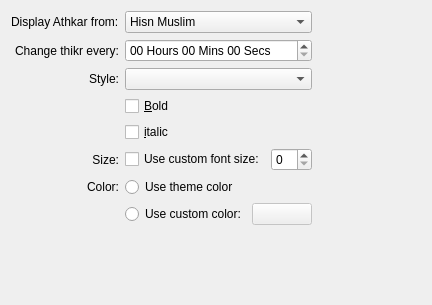
<?xml version="1.0" encoding="UTF-8"?>
<ui version="4.0">
 <class>ConfigForm</class>
 <widget class="QWidget" name="ConfigForm">
  <property name="geometry">
   <rect>
    <x>0</x>
    <y>0</y>
    <width>432</width>
    <height>305</height>
   </rect>
  </property>
  <property name="windowTitle">
   <string>Form</string>
  </property>
  <layout class="QGridLayout" name="gridLayout">
   <item row="0" column="0">
    <widget class="QLabel" name="m_sourceLabel">
     <property name="text">
      <string>Display Athkar from:</string>
     </property>
    </widget>
   </item>
   <item row="0" column="1" colspan="2">
    <widget class="QComboBox" name="m_sourceBox">
     <property name="currentIndex">
      <number>2</number>
     </property>
     <item>
      <property name="text">
       <string>Local data base</string>
      </property>
     </item>
     <item>
      <property name="text">
       <string>wathakker.net</string>
      </property>
     </item>
     <item>
      <property name="text">
       <string>Hisn Muslim</string>
      </property>
     </item>
    </widget>
   </item>
   <item row="0" column="3">
    <spacer name="horizontalSpacer">
     <property name="orientation">
      <enum>Qt::Horizontal</enum>
     </property>
     <property name="sizeHint" stdset="0">
      <size>
       <width>40</width>
       <height>20</height>
      </size>
     </property>
    </spacer>
   </item>
   <item row="1" column="0">
    <widget class="QLabel" name="m_timeLabel">
     <property name="text">
      <string>Change thikr every:</string>
     </property>
     <property name="alignment">
      <set>Qt::AlignRight|Qt::AlignTrailing|Qt::AlignVCenter</set>
     </property>
    </widget>
   </item>
   <item row="1" column="1" colspan="2">
    <widget class="QTimeEdit" name="m_timeDelay">
     <property name="currentSection">
      <enum>QDateTimeEdit::HourSection</enum>
     </property>
     <property name="displayFormat">
      <string comment="(qtdt-format) Please do not change the quotes (') and translate only the content of the quotes.">hh 'Hours' mm 'Mins' ss 'Secs'</string>
     </property>
    </widget>
   </item>
   <item row="2" column="0">
    <widget class="QLabel" name="fontStyleLabel">
     <property name="text">
      <string>Style:</string>
     </property>
     <property name="alignment">
      <set>Qt::AlignRight|Qt::AlignTrailing|Qt::AlignVCenter</set>
     </property>
    </widget>
   </item>
   <item row="2" column="1" colspan="2">
    <widget class="KFontComboBox" name="fontStyleComboBox"/>
   </item>
   <item row="3" column="1">
    <widget class="QCheckBox" name="fontBoldCheckBox">
     <property name="text">
      <string>&amp;Bold</string>
     </property>
    </widget>
   </item>
   <item row="4" column="1">
    <widget class="QCheckBox" name="fontItalicCheckBox">
     <property name="text">
      <string>&amp;italic</string>
     </property>
    </widget>
   </item>
   <item row="6" column="1" colspan="2">
    <layout class="QHBoxLayout" name="horizontalLayout_2">
     <item>
      <widget class="QCheckBox" name="customFont">
       <property name="sizePolicy">
        <sizepolicy hsizetype="Fixed" vsizetype="Fixed">
         <horstretch>0</horstretch>
         <verstretch>0</verstretch>
        </sizepolicy>
       </property>
       <property name="text">
        <string>Use custom font size:</string>
       </property>
      </widget>
     </item>
     <item>
      <widget class="KIntSpinBox" name="customFontSizeSpinBox"/>
     </item>
    </layout>
   </item>
   <item row="7" column="0">
    <widget class="QLabel" name="fontColorLabel">
     <property name="text">
      <string>Color:</string>
     </property>
     <property name="alignment">
      <set>Qt::AlignRight|Qt::AlignTrailing|Qt::AlignVCenter</set>
     </property>
    </widget>
   </item>
   <item row="7" column="1" colspan="2">
    <widget class="QRadioButton" name="useThemeColor">
     <property name="sizePolicy">
      <sizepolicy hsizetype="Expanding" vsizetype="Fixed">
       <horstretch>0</horstretch>
       <verstretch>0</verstretch>
      </sizepolicy>
     </property>
     <property name="text">
      <string>Use theme color</string>
     </property>
     <property name="checked">
      <bool>false</bool>
     </property>
    </widget>
   </item>
   <item row="8" column="1" colspan="2">
    <layout class="QHBoxLayout" name="horizontalLayout">
     <item>
      <widget class="QRadioButton" name="useCustomColor">
       <property name="sizePolicy">
        <sizepolicy hsizetype="Minimum" vsizetype="Fixed">
         <horstretch>0</horstretch>
         <verstretch>0</verstretch>
        </sizepolicy>
       </property>
       <property name="text">
        <string>Use custom color:</string>
       </property>
      </widget>
     </item>
     <item>
      <widget class="KColorButton" name="textColorButton">
       <property name="enabled">
        <bool>false</bool>
       </property>
      </widget>
     </item>
    </layout>
   </item>
   <item row="9" column="2">
    <spacer name="verticalSpacer">
     <property name="orientation">
      <enum>Qt::Vertical</enum>
     </property>
     <property name="sizeHint" stdset="0">
      <size>
       <width>20</width>
       <height>40</height>
      </size>
     </property>
    </spacer>
   </item>
   <item row="6" column="0">
    <widget class="QLabel" name="fontSizeLabel">
     <property name="text">
      <string>Size:</string>
     </property>
     <property name="alignment">
      <set>Qt::AlignRight|Qt::AlignTrailing|Qt::AlignVCenter</set>
     </property>
    </widget>
   </item>
  </layout>
 </widget>
 <customwidgets>
  <customwidget>
   <class>KIntSpinBox</class>
   <extends>QSpinBox</extends>
   <header>knuminput.h</header>
  </customwidget>
  <customwidget>
   <class>KComboBox</class>
   <extends>QComboBox</extends>
   <header>kcombobox.h</header>
  </customwidget>
  <customwidget>
   <class>KColorButton</class>
   <extends>QPushButton</extends>
   <header>kcolorbutton.h</header>
  </customwidget>
  <customwidget>
   <class>KFontComboBox</class>
   <extends>KComboBox</extends>
   <header>kfontcombobox.h</header>
  </customwidget>
 </customwidgets>
 <resources/>
 <connections>
  <connection>
   <sender>useCustomColor</sender>
   <signal>toggled(bool)</signal>
   <receiver>textColorButton</receiver>
   <slot>setEnabled(bool)</slot>
   <hints>
    <hint type="sourcelabel">
     <x>168</x>
     <y>239</y>
    </hint>
    <hint type="destinationlabel">
     <x>265</x>
     <y>239</y>
    </hint>
   </hints>
  </connection>
  <connection>
   <sender>customFont</sender>
   <signal>toggled(bool)</signal>
   <receiver>customFontSizeSpinBox</receiver>
   <slot>setEnabled(bool)</slot>
   <hints>
    <hint type="sourcelabel">
     <x>178</x>
     <y>154</y>
    </hint>
    <hint type="destinationlabel">
     <x>275</x>
     <y>154</y>
    </hint>
   </hints>
  </connection>
 </connections>
</ui>
